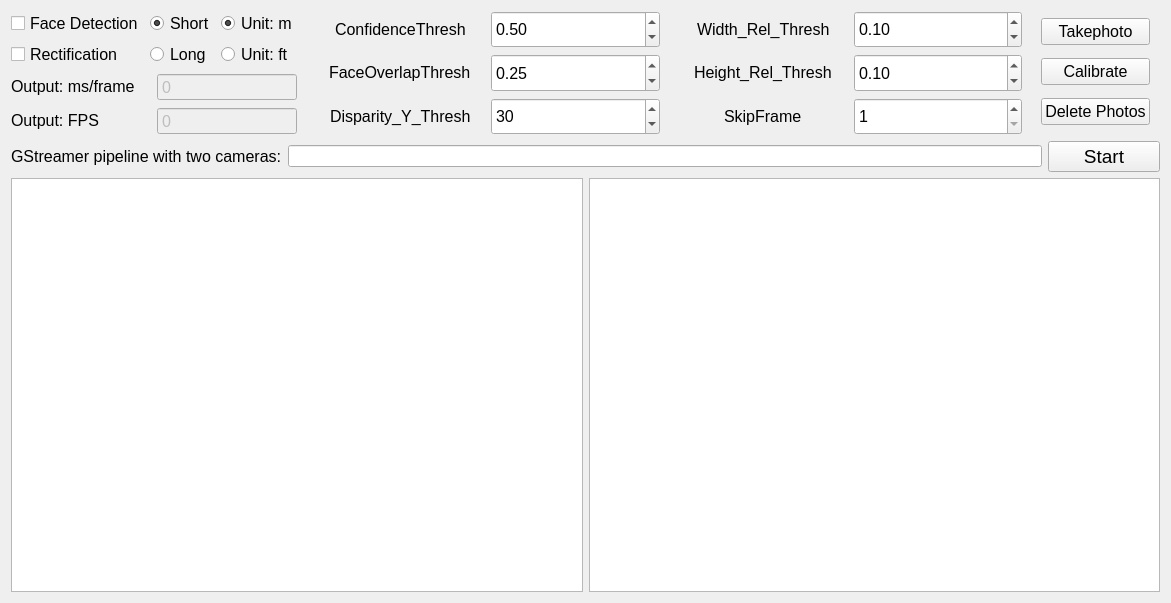
<?xml version="1.0" encoding="UTF-8"?>
<ui version="4.0">
 <class>MainWindow</class>
 <widget class="QMainWindow" name="MainWindow">
  <property name="geometry">
   <rect>
    <x>0</x>
    <y>0</y>
    <width>1171</width>
    <height>603</height>
   </rect>
  </property>
  <property name="windowTitle">
   <string>Video Processor</string>
  </property>
  <widget class="QWidget" name="centralWidget">
   <layout class="QGridLayout" name="gridLayout">
    <item row="3" column="3">
     <layout class="QHBoxLayout" name="horizontalLayout_Display">
      <property name="sizeConstraint">
       <enum>QLayout::SetDefaultConstraint</enum>
      </property>
      <property name="leftMargin">
       <number>0</number>
      </property>
      <property name="topMargin">
       <number>0</number>
      </property>
      <property name="rightMargin">
       <number>0</number>
      </property>
      <property name="bottomMargin">
       <number>0</number>
      </property>
      <item>
       <widget class="QGraphicsView" name="graphicsViewLeft">
        <property name="sizePolicy">
         <sizepolicy hsizetype="Expanding" vsizetype="Expanding">
          <horstretch>0</horstretch>
          <verstretch>0</verstretch>
         </sizepolicy>
        </property>
        <property name="sizeAdjustPolicy">
         <enum>QAbstractScrollArea::AdjustIgnored</enum>
        </property>
        <property name="interactive">
         <bool>true</bool>
        </property>
       </widget>
      </item>
      <item>
       <widget class="QGraphicsView" name="graphicsViewRight">
        <property name="sizePolicy">
         <sizepolicy hsizetype="Expanding" vsizetype="Expanding">
          <horstretch>0</horstretch>
          <verstretch>0</verstretch>
         </sizepolicy>
        </property>
       </widget>
      </item>
     </layout>
    </item>
    <item row="0" column="3">
     <layout class="QHBoxLayout" name="horizontalLayout_Setting" stretch="8,0,10,0,10,0,3">
      <property name="sizeConstraint">
       <enum>QLayout::SetDefaultConstraint</enum>
      </property>
      <item>
       <layout class="QVBoxLayout" name="verticalLayout_2">
        <item>
         <layout class="QHBoxLayout" name="horizontalLayout">
          <property name="sizeConstraint">
           <enum>QLayout::SetDefaultConstraint</enum>
          </property>
          <property name="leftMargin">
           <number>0</number>
          </property>
          <property name="topMargin">
           <number>0</number>
          </property>
          <property name="rightMargin">
           <number>0</number>
          </property>
          <property name="bottomMargin">
           <number>0</number>
          </property>
          <item>
           <layout class="QVBoxLayout" name="verticalLayout_6">
            <property name="spacing">
             <number>6</number>
            </property>
            <property name="topMargin">
             <number>0</number>
            </property>
            <property name="rightMargin">
             <number>0</number>
            </property>
            <property name="bottomMargin">
             <number>0</number>
            </property>
            <item>
             <widget class="QCheckBox" name="Face">
              <property name="font">
               <font>
                <pointsize>12</pointsize>
               </font>
              </property>
              <property name="text">
               <string>Face Detection</string>
              </property>
             </widget>
            </item>
            <item>
             <widget class="QCheckBox" name="Rectification">
              <property name="font">
               <font>
                <pointsize>12</pointsize>
               </font>
              </property>
              <property name="text">
               <string>Rectification </string>
              </property>
             </widget>
            </item>
           </layout>
          </item>
          <item>
           <layout class="QVBoxLayout" name="verticalLayout_5">
            <item>
             <widget class="QRadioButton" name="radioButton_short">
              <property name="font">
               <font>
                <pointsize>12</pointsize>
               </font>
              </property>
              <property name="text">
               <string>Short</string>
              </property>
              <property name="checked">
               <bool>true</bool>
              </property>
              <property name="autoExclusive">
               <bool>false</bool>
              </property>
              <attribute name="buttonGroup">
               <string notr="true">buttonGroup_2</string>
              </attribute>
             </widget>
            </item>
            <item>
             <widget class="QRadioButton" name="radioButton_long">
              <property name="font">
               <font>
                <pointsize>12</pointsize>
               </font>
              </property>
              <property name="text">
               <string>Long</string>
              </property>
              <property name="autoExclusive">
               <bool>false</bool>
              </property>
              <attribute name="buttonGroup">
               <string notr="true">buttonGroup_2</string>
              </attribute>
             </widget>
            </item>
           </layout>
          </item>
          <item>
           <layout class="QVBoxLayout" name="verticalLayout_7">
            <item>
             <widget class="QRadioButton" name="radioButton_meter">
              <property name="font">
               <font>
                <pointsize>12</pointsize>
               </font>
              </property>
              <property name="text">
               <string>Unit: m</string>
              </property>
              <property name="checked">
               <bool>true</bool>
              </property>
              <property name="autoExclusive">
               <bool>false</bool>
              </property>
              <attribute name="buttonGroup">
               <string notr="true">buttonGroup</string>
              </attribute>
             </widget>
            </item>
            <item>
             <widget class="QRadioButton" name="radioButton_ft">
              <property name="font">
               <font>
                <pointsize>12</pointsize>
               </font>
              </property>
              <property name="text">
               <string>Unit: ft</string>
              </property>
              <property name="autoExclusive">
               <bool>false</bool>
              </property>
              <attribute name="buttonGroup">
               <string notr="true">buttonGroup</string>
              </attribute>
             </widget>
            </item>
           </layout>
          </item>
         </layout>
        </item>
        <item>
         <layout class="QHBoxLayout" name="horizontalLayout_11">
          <property name="bottomMargin">
           <number>0</number>
          </property>
          <item alignment="Qt::AlignVCenter">
           <widget class="QLabel" name="label_2">
            <property name="font">
             <font>
              <pointsize>12</pointsize>
             </font>
            </property>
            <property name="text">
             <string>Output: ms/frame</string>
            </property>
           </widget>
          </item>
          <item>
           <widget class="QSpinBox" name="TESTTimeElapsedProFrame">
            <property name="enabled">
             <bool>false</bool>
            </property>
            <property name="sizePolicy">
             <sizepolicy hsizetype="Preferred" vsizetype="Preferred">
              <horstretch>0</horstretch>
              <verstretch>0</verstretch>
             </sizepolicy>
            </property>
            <property name="font">
             <font>
              <pointsize>12</pointsize>
             </font>
            </property>
            <property name="buttonSymbols">
             <enum>QAbstractSpinBox::NoButtons</enum>
            </property>
            <property name="maximum">
             <number>1000</number>
            </property>
           </widget>
          </item>
         </layout>
        </item>
        <item>
         <layout class="QHBoxLayout" name="horizontalLayout_10">
          <property name="bottomMargin">
           <number>0</number>
          </property>
          <item alignment="Qt::AlignVCenter">
           <widget class="QLabel" name="label_6">
            <property name="font">
             <font>
              <pointsize>12</pointsize>
             </font>
            </property>
            <property name="text">
             <string>Output: FPS</string>
            </property>
           </widget>
          </item>
          <item>
           <widget class="QSpinBox" name="TESTFPS">
            <property name="enabled">
             <bool>false</bool>
            </property>
            <property name="sizePolicy">
             <sizepolicy hsizetype="Preferred" vsizetype="Preferred">
              <horstretch>0</horstretch>
              <verstretch>0</verstretch>
             </sizepolicy>
            </property>
            <property name="font">
             <font>
              <pointsize>12</pointsize>
             </font>
            </property>
            <property name="buttonSymbols">
             <enum>QAbstractSpinBox::NoButtons</enum>
            </property>
           </widget>
          </item>
         </layout>
        </item>
       </layout>
      </item>
      <item>
       <widget class="QLabel" name="label_8">
        <property name="text">
         <string/>
        </property>
       </widget>
      </item>
      <item>
       <layout class="QVBoxLayout" name="verticalLayout_3">
        <item>
         <layout class="QHBoxLayout" name="horizontalLayout_2">
          <item alignment="Qt::AlignHCenter|Qt::AlignVCenter">
           <widget class="QLabel" name="label_4">
            <property name="font">
             <font>
              <pointsize>12</pointsize>
             </font>
            </property>
            <property name="text">
             <string>ConfidenceThresh</string>
            </property>
           </widget>
          </item>
          <item>
           <widget class="QDoubleSpinBox" name="TESTValue1">
            <property name="sizePolicy">
             <sizepolicy hsizetype="Preferred" vsizetype="Preferred">
              <horstretch>0</horstretch>
              <verstretch>0</verstretch>
             </sizepolicy>
            </property>
            <property name="font">
             <font>
              <pointsize>12</pointsize>
             </font>
            </property>
            <property name="cursor">
             <cursorShape>ArrowCursor</cursorShape>
            </property>
            <property name="styleSheet">
             <string notr="true"/>
            </property>
            <property name="wrapping">
             <bool>false</bool>
            </property>
            <property name="buttonSymbols">
             <enum>QAbstractSpinBox::UpDownArrows</enum>
            </property>
            <property name="minimum">
             <double>0.010000000000000</double>
            </property>
            <property name="maximum">
             <double>1.000000000000000</double>
            </property>
            <property name="singleStep">
             <double>0.050000000000000</double>
            </property>
            <property name="value">
             <double>0.500000000000000</double>
            </property>
           </widget>
          </item>
         </layout>
        </item>
        <item>
         <layout class="QHBoxLayout" name="horizontalLayout_3">
          <item alignment="Qt::AlignHCenter|Qt::AlignVCenter">
           <widget class="QLabel" name="label_5">
            <property name="font">
             <font>
              <pointsize>12</pointsize>
             </font>
            </property>
            <property name="text">
             <string>FaceOverlapThresh</string>
            </property>
           </widget>
          </item>
          <item>
           <widget class="QDoubleSpinBox" name="TESTValue2">
            <property name="sizePolicy">
             <sizepolicy hsizetype="Minimum" vsizetype="Preferred">
              <horstretch>0</horstretch>
              <verstretch>0</verstretch>
             </sizepolicy>
            </property>
            <property name="font">
             <font>
              <pointsize>12</pointsize>
             </font>
            </property>
            <property name="styleSheet">
             <string notr="true"/>
            </property>
            <property name="alignment">
             <set>Qt::AlignLeading|Qt::AlignLeft|Qt::AlignVCenter</set>
            </property>
            <property name="buttonSymbols">
             <enum>QAbstractSpinBox::UpDownArrows</enum>
            </property>
            <property name="minimum">
             <double>0.010000000000000</double>
            </property>
            <property name="maximum">
             <double>1.000000000000000</double>
            </property>
            <property name="singleStep">
             <double>0.050000000000000</double>
            </property>
            <property name="value">
             <double>0.250000000000000</double>
            </property>
           </widget>
          </item>
         </layout>
        </item>
        <item>
         <layout class="QHBoxLayout" name="horizontalLayout_4">
          <item alignment="Qt::AlignHCenter|Qt::AlignVCenter">
           <widget class="QLabel" name="label_11">
            <property name="font">
             <font>
              <pointsize>12</pointsize>
             </font>
            </property>
            <property name="text">
             <string>Disparity_Y_Thresh</string>
            </property>
           </widget>
          </item>
          <item>
           <widget class="QSpinBox" name="TESTValue4">
            <property name="sizePolicy">
             <sizepolicy hsizetype="Minimum" vsizetype="Preferred">
              <horstretch>0</horstretch>
              <verstretch>0</verstretch>
             </sizepolicy>
            </property>
            <property name="font">
             <font>
              <pointsize>12</pointsize>
             </font>
            </property>
            <property name="styleSheet">
             <string notr="true"/>
            </property>
            <property name="maximum">
             <number>100</number>
            </property>
            <property name="singleStep">
             <number>5</number>
            </property>
            <property name="value">
             <number>30</number>
            </property>
           </widget>
          </item>
         </layout>
        </item>
       </layout>
      </item>
      <item>
       <widget class="QLabel" name="label_7">
        <property name="sizePolicy">
         <sizepolicy hsizetype="Preferred" vsizetype="Preferred">
          <horstretch>0</horstretch>
          <verstretch>0</verstretch>
         </sizepolicy>
        </property>
        <property name="text">
         <string/>
        </property>
       </widget>
      </item>
      <item>
       <layout class="QVBoxLayout" name="verticalLayout_4">
        <item>
         <layout class="QHBoxLayout" name="horizontalLayout_5">
          <item alignment="Qt::AlignHCenter|Qt::AlignVCenter">
           <widget class="QLabel" name="label_9">
            <property name="font">
             <font>
              <pointsize>12</pointsize>
             </font>
            </property>
            <property name="text">
             <string>Width_Rel_Thresh</string>
            </property>
           </widget>
          </item>
          <item>
           <widget class="QDoubleSpinBox" name="TESTValue3">
            <property name="sizePolicy">
             <sizepolicy hsizetype="Preferred" vsizetype="Preferred">
              <horstretch>0</horstretch>
              <verstretch>0</verstretch>
             </sizepolicy>
            </property>
            <property name="font">
             <font>
              <pointsize>12</pointsize>
             </font>
            </property>
            <property name="maximum">
             <double>1.000000000000000</double>
            </property>
            <property name="singleStep">
             <double>0.050000000000000</double>
            </property>
            <property name="value">
             <double>0.100000000000000</double>
            </property>
           </widget>
          </item>
         </layout>
        </item>
        <item>
         <layout class="QHBoxLayout" name="horizontalLayout_6">
          <item alignment="Qt::AlignHCenter|Qt::AlignVCenter">
           <widget class="QLabel" name="label_10">
            <property name="font">
             <font>
              <pointsize>12</pointsize>
             </font>
            </property>
            <property name="text">
             <string>Height_Rel_Thresh</string>
            </property>
           </widget>
          </item>
          <item>
           <widget class="QDoubleSpinBox" name="TESTValue5">
            <property name="sizePolicy">
             <sizepolicy hsizetype="Preferred" vsizetype="Preferred">
              <horstretch>0</horstretch>
              <verstretch>0</verstretch>
             </sizepolicy>
            </property>
            <property name="font">
             <font>
              <pointsize>12</pointsize>
             </font>
            </property>
            <property name="minimum">
             <double>0.010000000000000</double>
            </property>
            <property name="maximum">
             <double>1.000000000000000</double>
            </property>
            <property name="singleStep">
             <double>0.050000000000000</double>
            </property>
            <property name="value">
             <double>0.100000000000000</double>
            </property>
           </widget>
          </item>
         </layout>
        </item>
        <item>
         <layout class="QHBoxLayout" name="horizontalLayout_7">
          <item alignment="Qt::AlignHCenter|Qt::AlignVCenter">
           <widget class="QLabel" name="label_12">
            <property name="font">
             <font>
              <pointsize>12</pointsize>
             </font>
            </property>
            <property name="text">
             <string>SkipFrame</string>
            </property>
           </widget>
          </item>
          <item>
           <widget class="QSpinBox" name="TESTValue6">
            <property name="sizePolicy">
             <sizepolicy hsizetype="Preferred" vsizetype="Preferred">
              <horstretch>0</horstretch>
              <verstretch>0</verstretch>
             </sizepolicy>
            </property>
            <property name="font">
             <font>
              <pointsize>12</pointsize>
             </font>
            </property>
            <property name="minimum">
             <number>1</number>
            </property>
            <property name="maximum">
             <number>20</number>
            </property>
           </widget>
          </item>
         </layout>
        </item>
       </layout>
      </item>
      <item>
       <widget class="QLabel" name="label_3">
        <property name="sizePolicy">
         <sizepolicy hsizetype="Preferred" vsizetype="Preferred">
          <horstretch>0</horstretch>
          <verstretch>0</verstretch>
         </sizepolicy>
        </property>
        <property name="text">
         <string/>
        </property>
       </widget>
      </item>
      <item>
       <layout class="QVBoxLayout" name="verticalLayout" stretch="0,0,0">
        <property name="sizeConstraint">
         <enum>QLayout::SetDefaultConstraint</enum>
        </property>
        <property name="rightMargin">
         <number>10</number>
        </property>
        <property name="bottomMargin">
         <number>0</number>
        </property>
        <item>
         <widget class="QPushButton" name="takephoto">
          <property name="sizePolicy">
           <sizepolicy hsizetype="Preferred" vsizetype="Fixed">
            <horstretch>0</horstretch>
            <verstretch>0</verstretch>
           </sizepolicy>
          </property>
          <property name="font">
           <font>
            <pointsize>12</pointsize>
           </font>
          </property>
          <property name="text">
           <string>Takephoto</string>
          </property>
         </widget>
        </item>
        <item>
         <widget class="QPushButton" name="Calibrate">
          <property name="sizePolicy">
           <sizepolicy hsizetype="Preferred" vsizetype="Fixed">
            <horstretch>0</horstretch>
            <verstretch>0</verstretch>
           </sizepolicy>
          </property>
          <property name="font">
           <font>
            <pointsize>12</pointsize>
           </font>
          </property>
          <property name="text">
           <string>Calibrate</string>
          </property>
         </widget>
        </item>
        <item>
         <widget class="QPushButton" name="deletePhotos">
          <property name="sizePolicy">
           <sizepolicy hsizetype="Preferred" vsizetype="Fixed">
            <horstretch>0</horstretch>
            <verstretch>0</verstretch>
           </sizepolicy>
          </property>
          <property name="font">
           <font>
            <pointsize>12</pointsize>
           </font>
          </property>
          <property name="text">
           <string>Delete Photos</string>
          </property>
         </widget>
        </item>
       </layout>
      </item>
     </layout>
    </item>
    <item row="1" column="3">
     <layout class="QHBoxLayout" name="horizontalLayout_Stream">
      <property name="sizeConstraint">
       <enum>QLayout::SetDefaultConstraint</enum>
      </property>
      <item alignment="Qt::AlignVCenter">
       <widget class="QLabel" name="label">
        <property name="font">
         <font>
          <pointsize>12</pointsize>
         </font>
        </property>
        <property name="text">
         <string>GStreamer pipeline with two cameras:</string>
        </property>
       </widget>
      </item>
      <item>
       <widget class="QLineEdit" name="videoEdit"/>
      </item>
      <item>
       <widget class="QPushButton" name="startBtn">
        <property name="font">
         <font>
          <pointsize>14</pointsize>
         </font>
        </property>
        <property name="text">
         <string>      Start      </string>
        </property>
       </widget>
      </item>
     </layout>
    </item>
   </layout>
  </widget>
 </widget>
 <layoutdefault spacing="6" margin="11"/>
 <resources/>
 <connections>
  <connection>
   <sender>startBtn</sender>
   <signal>clicked()</signal>
   <receiver>MainWindow</receiver>
   <slot>onStartBtnPressed()</slot>
   <hints>
    <hint type="sourcelabel">
     <x>1160</x>
     <y>182</y>
    </hint>
    <hint type="destinationlabel">
     <x>1211</x>
     <y>432</y>
    </hint>
   </hints>
  </connection>
  <connection>
   <sender>TESTValue6</sender>
   <signal>valueChanged(int)</signal>
   <receiver>MainWindow</receiver>
   <slot>TESTVarUpdate()</slot>
   <hints>
    <hint type="sourcelabel">
     <x>1009</x>
     <y>141</y>
    </hint>
    <hint type="destinationlabel">
     <x>1333</x>
     <y>432</y>
    </hint>
   </hints>
  </connection>
  <connection>
   <sender>TESTValue1</sender>
   <signal>valueChanged(double)</signal>
   <receiver>MainWindow</receiver>
   <slot>TESTVarUpdate()</slot>
   <hints>
    <hint type="sourcelabel">
     <x>668</x>
     <y>49</y>
    </hint>
    <hint type="destinationlabel">
     <x>571</x>
     <y>432</y>
    </hint>
   </hints>
  </connection>
  <connection>
   <sender>TESTValue3</sender>
   <signal>valueChanged(double)</signal>
   <receiver>MainWindow</receiver>
   <slot>TESTVarUpdate()</slot>
   <hints>
    <hint type="sourcelabel">
     <x>1009</x>
     <y>49</y>
    </hint>
    <hint type="destinationlabel">
     <x>562</x>
     <y>432</y>
    </hint>
   </hints>
  </connection>
  <connection>
   <sender>TESTValue5</sender>
   <signal>valueChanged(double)</signal>
   <receiver>MainWindow</receiver>
   <slot>TESTVarUpdate()</slot>
   <hints>
    <hint type="sourcelabel">
     <x>1009</x>
     <y>95</y>
    </hint>
    <hint type="destinationlabel">
     <x>617</x>
     <y>432</y>
    </hint>
   </hints>
  </connection>
  <connection>
   <sender>TESTValue2</sender>
   <signal>valueChanged(double)</signal>
   <receiver>MainWindow</receiver>
   <slot>TESTVarUpdate()</slot>
   <hints>
    <hint type="sourcelabel">
     <x>668</x>
     <y>95</y>
    </hint>
    <hint type="destinationlabel">
     <x>2</x>
     <y>432</y>
    </hint>
   </hints>
  </connection>
  <connection>
   <sender>takephoto</sender>
   <signal>clicked()</signal>
   <receiver>MainWindow</receiver>
   <slot>onTakephotoPressed()</slot>
   <hints>
    <hint type="sourcelabel">
     <x>1150</x>
     <y>45</y>
    </hint>
    <hint type="destinationlabel">
     <x>1334</x>
     <y>402</y>
    </hint>
   </hints>
  </connection>
  <connection>
   <sender>deletePhotos</sender>
   <signal>clicked()</signal>
   <receiver>MainWindow</receiver>
   <slot>onDeletePhotosPressed()</slot>
   <hints>
    <hint type="sourcelabel">
     <x>1150</x>
     <y>130</y>
    </hint>
    <hint type="destinationlabel">
     <x>1332</x>
     <y>300</y>
    </hint>
   </hints>
  </connection>
  <connection>
   <sender>Calibrate</sender>
   <signal>clicked()</signal>
   <receiver>MainWindow</receiver>
   <slot>onCalibratePressed()</slot>
   <hints>
    <hint type="sourcelabel">
     <x>1150</x>
     <y>88</y>
    </hint>
    <hint type="destinationlabel">
     <x>1143</x>
     <y>245</y>
    </hint>
   </hints>
  </connection>
  <connection>
   <sender>TESTValue4</sender>
   <signal>valueChanged(int)</signal>
   <receiver>MainWindow</receiver>
   <slot>TESTVarUpdate()</slot>
   <hints>
    <hint type="sourcelabel">
     <x>668</x>
     <y>141</y>
    </hint>
    <hint type="destinationlabel">
     <x>178</x>
     <y>432</y>
    </hint>
   </hints>
  </connection>
  <connection>
   <sender>Face</sender>
   <signal>clicked()</signal>
   <receiver>MainWindow</receiver>
   <slot>TESTVarUpdate()</slot>
   <hints>
    <hint type="sourcelabel">
     <x>158</x>
     <y>37</y>
    </hint>
    <hint type="destinationlabel">
     <x>4</x>
     <y>323</y>
    </hint>
   </hints>
  </connection>
  <connection>
   <sender>radioButton_meter</sender>
   <signal>toggled(bool)</signal>
   <receiver>MainWindow</receiver>
   <slot>TESTVarUpdate()</slot>
   <hints>
    <hint type="sourcelabel">
     <x>326</x>
     <y>37</y>
    </hint>
    <hint type="destinationlabel">
     <x>7</x>
     <y>155</y>
    </hint>
   </hints>
  </connection>
  <connection>
   <sender>Rectification</sender>
   <signal>clicked()</signal>
   <receiver>MainWindow</receiver>
   <slot>TESTVarUpdate()</slot>
   <hints>
    <hint type="sourcelabel">
     <x>158</x>
     <y>68</y>
    </hint>
    <hint type="destinationlabel">
     <x>0</x>
     <y>288</y>
    </hint>
   </hints>
  </connection>
  <connection>
   <sender>radioButton_short</sender>
   <signal>toggled(bool)</signal>
   <receiver>MainWindow</receiver>
   <slot>TESTVarUpdate()</slot>
   <hints>
    <hint type="sourcelabel">
     <x>206</x>
     <y>32</y>
    </hint>
    <hint type="destinationlabel">
     <x>5</x>
     <y>383</y>
    </hint>
   </hints>
  </connection>
 </connections>
 <slots>
  <slot>onStartBtnPressed()</slot>
  <slot>TESTVarUpdate()</slot>
  <slot>onTakephotoPressed()</slot>
  <slot>onDeletePhotosPressed()</slot>
  <slot>onCalibratePressed()</slot>
 </slots>
 <buttongroups>
  <buttongroup name="buttonGroup"/>
  <buttongroup name="buttonGroup_2"/>
 </buttongroups>
</ui>
